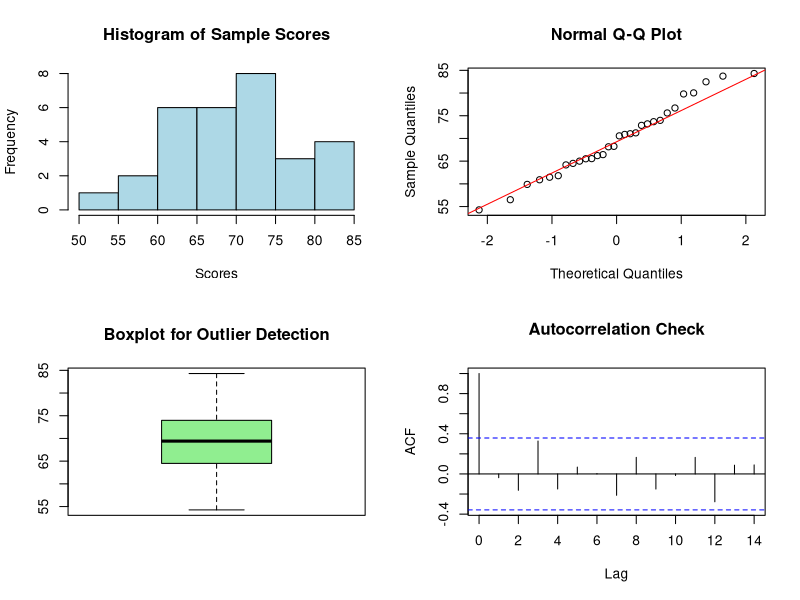

Write the R code that produced this figure.
getwd()
# MATRIC NUMBER: 24/56EG152
# Sample data (30 observations)

set.seed(123)

score <- rnorm(30, mean = 70, sd = 8)

cat("Generated Sample Daa:\n")
print(score)

# Descriptive Statistics

cat("\nDescriptive Statistics:\n")
print(summary(score))
summary(score)
cat("\nMean:",mean(score))
cat("\nStandard Deviation:",sd(score))


# Visualization
# 1. Check Normality using Histogram

par(mfrow=c(2,2))
hist(score,
     main = "Histogram of Sample Scores",
     xlab = "Scores",
     col = "lightblue",
     border = "black")

# 2. Normality Test (Shapiro-Wilk Test)
cat("\n\nShapiro-Wilk Normality Test:\n")
normality_test <- shapiro.test(score)
print(normality_test)

# Q-Q Plot for Normality
qqnorm(score)
qqline(score, col = "red")


# 3. Check for Outlier

boxplot(score,
        main = "Boxplot for Outlier Detection",
        col = "lightgreen")
cat("\nOutlier Detection using IQR:\n")
Q1 <- quantile(score, 0.25)
Q3 <- quantile(score, 0.75)

IQR_value <- IQR(score)

lower_bond <- Q1 - 1.5*IQR_value
upper_bond <- Q3 + 1.5*IQR_value

outliers <- score[score < lower_bond | score > upper_bond]
print(outliers)
# 4. Check Serial Correlation
# (Only relevant if data is time series)

acf(score,
    main = "Autocorrelation Check")

# 5. Choose Appropriate Test

cat("\nTest Selection Based on Normality:\n")

if(normality_test$p.value > 0.05){
  cat("Data is normally distributed\n")
  cat("Using Parametric Test: One-Sample t-test\n")
  result <- t.test(score, mu=70)
} else{
  cat("Data is NOT normally distributed\n")
  cat("Using Nonparametric Test: Wilconxon Test\n")
  
  result <- wilcox.test(score, mu=70)
  
}

print(result)

#---- INTERPRETATION---
# If p-value > 0.05 in shapiro test,
# we fail to reject the null hypothesis,
# meaning the data follow a normal distribution.
# Therefore, the parametric t-test is appropriate.

# If p-value <= 0.05, 
# normality assumption is violated,
# so the wilcoxon signed-rank test is used.
